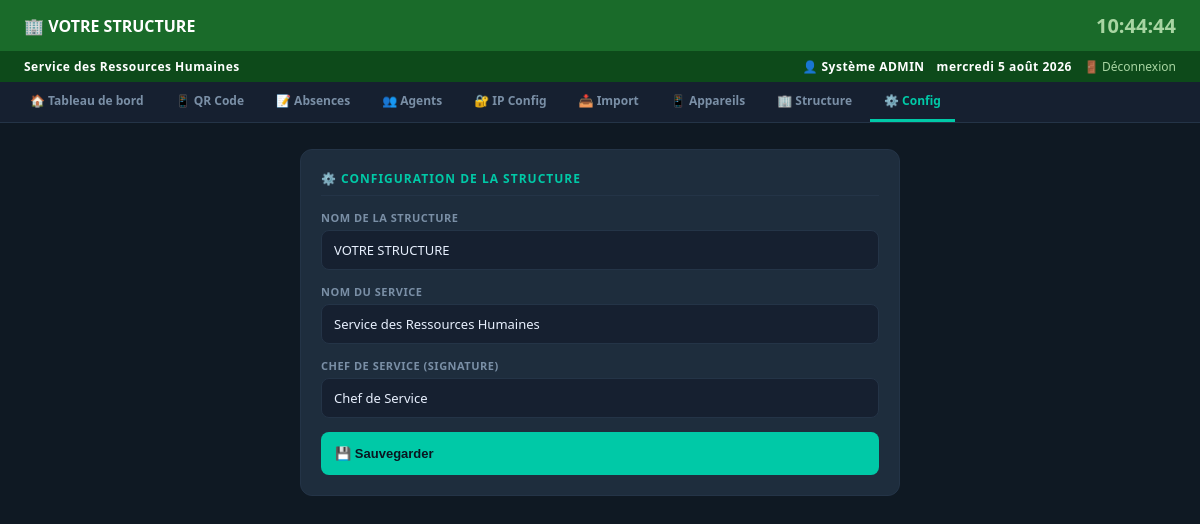
Screenshot of /configuration (signed in) with the database file from the repository.
### tables this page shows
CREATE TABLE config (
                cle TEXT PRIMARY KEY, valeur TEXT
            );

### app.py (the view)
@app.route("/configuration", methods=["GET","POST"])
@admin_required
def configuration():
    if request.method == "POST":
        for k in ["structure_nom","structure_service","chef_service"]:
            v = request.form.get(k,"").strip()
            if v: set_config(k,v)
        flash("✅ Configuration sauvegardée !","success")
        return redirect(url_for("configuration"))
    return render_template("configuration.html", cfg=get_config())

### app.py (called while the page is built)
def get_conn():
    conn = sqlite3.connect(DB_PATH)
    conn.row_factory = sqlite3.Row
    conn.execute("PRAGMA journal_mode=WAL")
    return conn

def get_config():
    with get_conn() as conn:
        return {r["cle"]:r["valeur"] for r in conn.execute("SELECT * FROM config").fetchall()}

def admin_required(f):
    @wraps(f)
    def decorated(*args, **kwargs):
        if "user_id" not in session:
            return redirect(url_for("login"))
        if session.get("user_role") != "admin":
            flash("Accès réservé aux administrateurs.","error")
            return redirect(url_for("dashboard"))
        return f(*args, **kwargs)
    return decorated

@app.context_processor
def inject_config():
    cfg = get_config()
    return {"cfg": cfg, "current_user": session.get("user_nom",""),
            "current_role": session.get("user_role",""),
            "is_admin": session.get("user_role")=="admin"}

### templates/configuration.html
{% extends "base.html" %}
{% block content %}
<main>
<div class="card" style="max-width:600px;margin:0 auto">
  <div class="card-title">⚙️ CONFIGURATION DE LA STRUCTURE</div>
  <form method="post">
    <div class="form-group">
      <label>Nom de la structure</label>
      <input type="text" name="structure_nom" value="{{ cfg.structure_nom }}" placeholder="Ex: Ministère de l'Environnement">
    </div>
    <div class="form-group">
      <label>Nom du service</label>
      <input type="text" name="structure_service" value="{{ cfg.structure_service }}" placeholder="Ex: Direction des Ressources Humaines">
    </div>
    <div class="form-group">
      <label>Chef de service (signature)</label>
      <input type="text" name="chef_service" value="{{ cfg.chef_service }}" placeholder="Ex: M. KOUAME Jean">
    </div>
    <button type="submit" class="btn btn-primary" style="width:100%;padding:14px">💾 Sauvegarder</button>
  </form>
</div>
</main>
{% endblock %}

### templates/base.html (shortened to what this page needs)
<!DOCTYPE html>
<html lang="fr">
<head>
</head>
<body>
<div class="header-text">
  <h1>🏢 {{ cfg.structure_nom }}</h1>
  <div class="header-time" id="clock">--:--:--</div>
</div>
<div class="service-bar">
  <span>{{ cfg.structure_service }}</span>
  <div class="user-info">
    <span>👤 {{ current_user }}</span>
    <span id="date-str"></span>
    <a href="{{ url_for('logout') }}">🚪 Déconnexion</a>
  </div>
</div>
<nav>
  <a href="{{ url_for('dashboard') }}" class="{{ 'active' if request.endpoint=='dashboard' }}">🏠 Tableau de bord</a>
  <a href="{{ url_for('pointage_qr') }}" class="{{ 'active' if request.endpoint=='pointage_qr' }}" target="_blank">📱 QR Code</a>
  <a href="{{ url_for('absences') }}" class="{{ 'active' if request.endpoint=='absences' }}">📝 Absences</a>
  <a href="{{ url_for('agents') }}" class="{{ 'active' if request.endpoint=='agents' }}">👥 Agents</a>
  {% if is_admin %}
  <a href="{{ url_for('config_ip') }}" class="{{ 'active' if request.endpoint=='config_ip' }}">🔐 IP Config</a>
  <a href="{{ url_for('importer_agents') }}" class="{{ 'active' if request.endpoint=='importer_agents' }}">📥 Import</a>
  <a href="{{ url_for('appareils') }}" class="{{ 'active' if request.endpoint in ['appareils','appareils_exclus'] }}">📱 Appareils</a>
  <a href="{{ url_for('organigramme') }}" class="{{ 'active' if request.endpoint in ['organigramme','modifier_structure'] }}">🏢 Structure</a>
  <a href="{{ url_for('configuration') }}" class="{{ 'active' if request.endpoint=='configuration' }}">⚙️ Config</a>
  {% endif %}
</nav>
{% block content %}{% endblock %}
</body>
</html>

### templates/base.html (style rules this page uses)
* { box-sizing:border-box;margin:0;padding:0 }
:root { --green:#1A6B2A;--green-dark:#0D4A1A;--accent:#00C9A7;--bg:#0F1923;--panel:#162030;--card:#1E2D3D;--border:#243447;--text:#E8F0FE;--text-dim:#7A8FA6;--danger:#FF4444;--warning:#FFB800;--success:#4CAF50;--orange:#FF6B35 }
body { font-family:'Segoe UI',Arial,sans-serif;background:var(--bg);color:var(--text);min-height:100vh }
.header-text { background:var(--green);padding:12px 24px;display:flex;justify-content:space-between;align-items:center }
.header-text h1 { font-size:16px;font-weight:700;color:white }
.header-time { font-size:20px;font-weight:700;color:#A8D5A2 }
.service-bar { background:var(--green-dark);padding:7px 24px;display:flex;justify-content:space-between;align-items:center;font-size:12px }
.service-bar span { color:white;font-weight:700;letter-spacing:.5px }
.service-bar .user-info { color:#A8D5A2;display:flex;gap:12px;align-items:center }
.service-bar a { color:#A8D5A2;text-decoration:none }
nav { background:var(--panel);border-bottom:1px solid var(--border);display:flex;align-items:center;gap:4px;padding:0 16px;overflow-x:auto }
nav a { display:flex;align-items:center;gap:6px;color:var(--text-dim);text-decoration:none;padding:10px 14px;font-size:12px;font-weight:600;border-bottom:3px solid transparent;white-space:nowrap;transition:all .2s }
nav a.active { color:var(--accent);border-bottom-color:var(--accent) }
main { padding:16px }
.card { background:var(--card);border-radius:12px;border:1px solid var(--border);padding:20px;margin-bottom:16px }
.card-title { font-size:12px;font-weight:700;color:var(--accent);text-transform:uppercase;letter-spacing:1px;margin-bottom:14px;padding-bottom:8px;border-bottom:1px solid var(--border) }
.btn { display:inline-flex;align-items:center;gap:6px;padding:8px 16px;border-radius:8px;border:none;font-size:13px;font-weight:600;cursor:pointer;text-decoration:none;transition:all .2s;white-space:nowrap }
.btn-primary { background:var(--accent);color:#0A1520 }
.form-group { margin-bottom:14px }
.form-group label { display:block;font-size:11px;color:var(--text-dim);text-transform:uppercase;letter-spacing:.5px;margin-bottom:5px;font-weight:600 }
.form-group input,.form-group select,.form-group textarea { width:100%;padding:10px 12px;border-radius:8px;border:1px solid var(--border);background:var(--panel);color:var(--text);font-size:13px;font-family:inherit }

### rows the page displays
config: structure_nom "VOTRE STRUCTURE"
config: structure_service "Service des Ressources Humaines"
config: chef_service "Chef de Service"

### other values shown
{{ current_user }} "Système ADMIN"
